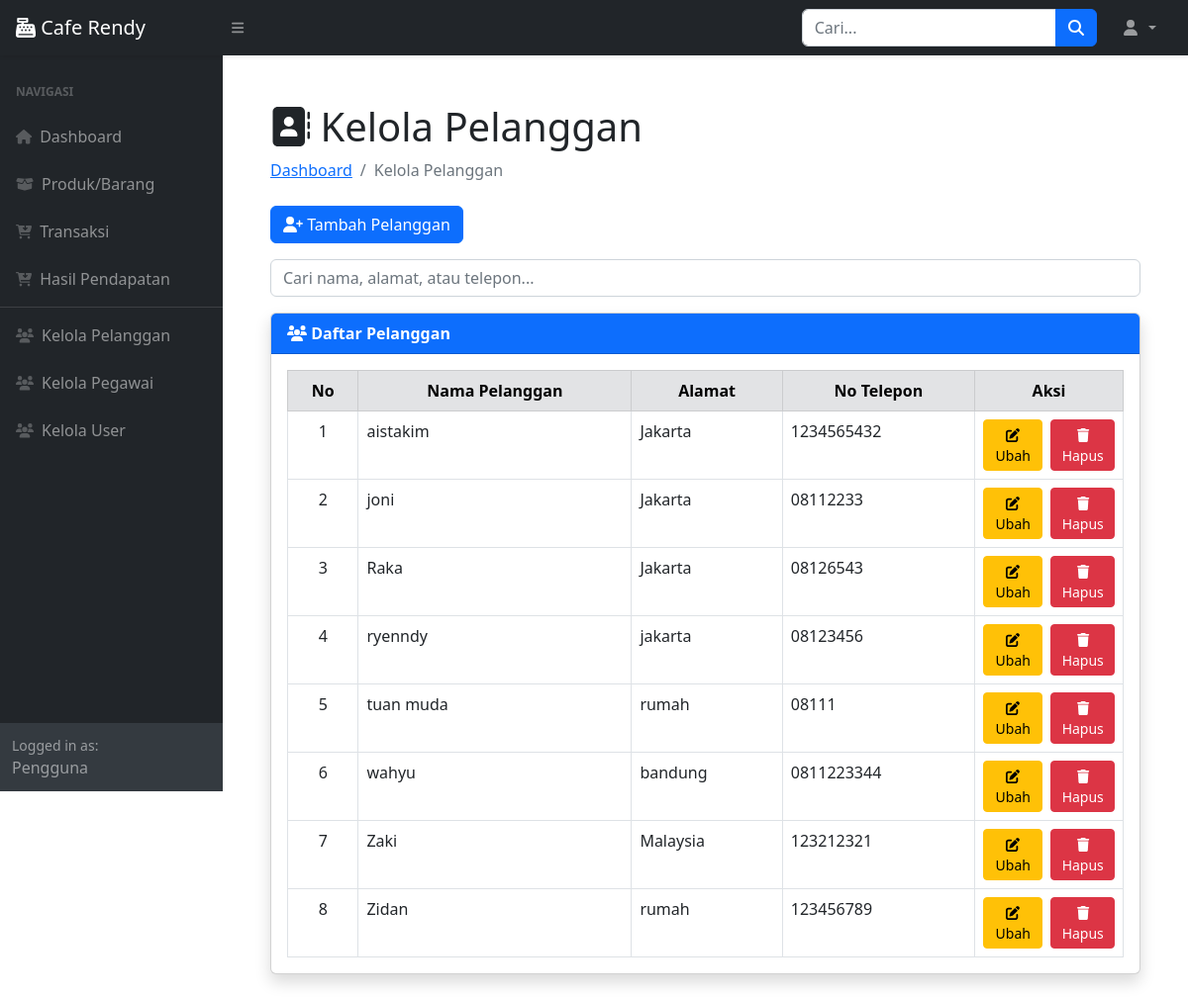
/?page=pelanggan, run on the app's committed database.
### tables this page shows
CREATE TABLE `pelanggan` (
  `id_pelanggan` int(11) NOT NULL,
  `nama_pelanggan` varchar(255) DEFAULT NULL,
  `alamat` text DEFAULT NULL,
  `no_telpon` varchar(255) DEFAULT NULL
);

### pelanggan.php (the view, shortened to what this page needs)
<?php
include "koneksi.php";
?>
<div class="container-fluid px-4">
    <h1 class="mt-4"><i class="fas fa-address-book"></i> Kelola Pelanggan</h1>
    <ol class="breadcrumb mb-4">
        <li class="breadcrumb-item"><a href="index.php">Dashboard</a></li>
        <li class="breadcrumb-item active">Kelola Pelanggan</li>
    </ol>
    <div class="mb-3">
        <a href="?page=pelanggan_tambah" class="btn btn-primary">
            <i class="fas fa-user-plus"></i> Tambah Pelanggan
        </a>
    </div>
    <div class="mb-3">
        <input type="text" id="searchInput" class="form-control" placeholder="Cari nama, alamat, atau telepon...">
    </div>
    <div class="card shadow mb-4">
        <div class="card-header bg-primary text-white">
            <strong><i class="fas fa-users"></i> Daftar Pelanggan</strong>
        </div>
        <div class="card-body">
            <div class="table-responsive">
                <table class="table table-bordered table-hover mb-0" id="pelangganTable">
                    <thead class="table-secondary text-center">
                        <tr>
                            <th>No</th>
                            <th>Nama Pelanggan</th>
                            <th>Alamat</th>
                            <th>No Telepon</th>
                            <th width="150">Aksi</th>
                        </tr>
                    </thead>
                    <tbody>
                        <?php
                        $no = 1;
                        $query = mysqli_query($koneksi, "SELECT * FROM pelanggan ORDER BY nama_pelanggan ASC");
                        while ($data = mysqli_fetch_array($query)) {
                        ?>
                            <tr>
                                <td class="text-center"><?= $no++; ?></td>
                                <td><?= htmlspecialchars($data['nama_pelanggan']); ?></td>
                                <td><?= htmlspecialchars($data['alamat']); ?></td>
                                <td><?= htmlspecialchars($data['no_telpon']); ?></td>
                                <td class="text-center">
                                    <div class="d-flex justify-content-between">
                                        <a href="?page=pelanggan_ubah&id=<?= $data['id_pelanggan']; ?>" class="btn btn-sm btn-warning me-2">
                                            <i class="fas fa-edit"></i> Ubah
                                        </a>
                                        <a href="?page=pelanggan_hapus&id=<?= $data['id_pelanggan']; ?>"
                                           class="btn btn-sm btn-danger"
                                           onclick="return confirm('Yakin ingin menghapus data ini?')">
                                            <i class="fas fa-trash"></i> Hapus
                                        </a>
                                    </div>
                                </td>
                            </tr>
                        <?php } ?>
                    </tbody>
                </table>
            </div>
        </div>
    </div>
</div>

### data on the page
pelanggan: nama_pelanggan "aistakim", alamat "Jakarta", no_telpon "1234565432"
pelanggan: nama_pelanggan "joni", alamat "Jakarta", no_telpon "08112233"
pelanggan: nama_pelanggan "Raka", alamat "Jakarta", no_telpon "08126543"
pelanggan: nama_pelanggan "ryenndy", alamat "jakarta", no_telpon "08123456"
pelanggan: nama_pelanggan "tuan muda", alamat "rumah", no_telpon "08111"
pelanggan: nama_pelanggan "wahyu", alamat "bandung", no_telpon "0811223344"
pelanggan: nama_pelanggan "Zaki", alamat "Malaysia", no_telpon "123212321"
pelanggan: nama_pelanggan "Zidan", alamat "rumah", no_telpon "123456789"
